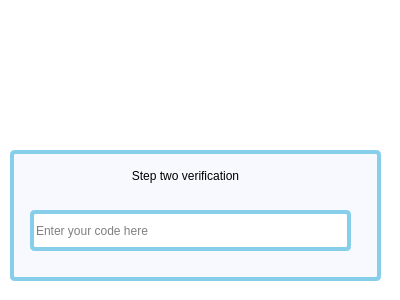
<?xml version="1.0" encoding="UTF-8"?>
<ui version="4.0">
 <class>StepTwo</class>
 <widget class="QDialog" name="StepTwo">
  <property name="geometry">
   <rect>
    <x>0</x>
    <y>0</y>
    <width>400</width>
    <height>300</height>
   </rect>
  </property>
  <property name="windowTitle">
   <string>ChatApp</string>
  </property>
  <property name="styleSheet">
   <string notr="true">background-color:white;</string>
  </property>
  <widget class="QLabel" name="label">
   <property name="geometry">
    <rect>
     <x>130</x>
     <y>10</y>
     <width>121</width>
     <height>111</height>
    </rect>
   </property>
   <property name="text">
    <string/>
   </property>
   <property name="pixmap">
    <pixmap resource="icons.qrc">:/ic/icons/chat.png</pixmap>
   </property>
   <property name="scaledContents">
    <bool>true</bool>
   </property>
   <property name="alignment">
    <set>Qt::AlignCenter</set>
   </property>
  </widget>
  <widget class="QGroupBox" name="groupBox">
   <property name="geometry">
    <rect>
     <x>10</x>
     <y>150</y>
     <width>371</width>
     <height>131</height>
    </rect>
   </property>
   <property name="styleSheet">
    <string notr="true">border-radius:5px;
font: 12pt &quot;Arial&quot;;
border:4px solid skyblue;
background-color:ghostwhite;
color:black;</string>
   </property>
   <property name="title">
    <string/>
   </property>
   <widget class="QLabel" name="label_2">
    <property name="geometry">
     <rect>
      <x>50</x>
      <y>10</y>
      <width>251</width>
      <height>31</height>
     </rect>
    </property>
    <property name="styleSheet">
     <string notr="true">border:none;</string>
    </property>
    <property name="text">
     <string>Step two verification</string>
    </property>
    <property name="scaledContents">
     <bool>true</bool>
    </property>
    <property name="alignment">
     <set>Qt::AlignCenter</set>
    </property>
   </widget>
   <widget class="QLineEdit" name="lineEdit">
    <property name="geometry">
     <rect>
      <x>20</x>
      <y>60</y>
      <width>321</width>
      <height>41</height>
     </rect>
    </property>
    <property name="styleSheet">
     <string notr="true">background-color:white;</string>
    </property>
    <property name="placeholderText">
     <string>Enter your code here</string>
    </property>
   </widget>
  </widget>
 </widget>
 <resources>
  <include location="icons.qrc"/>
 </resources>
 <connections/>
</ui>
